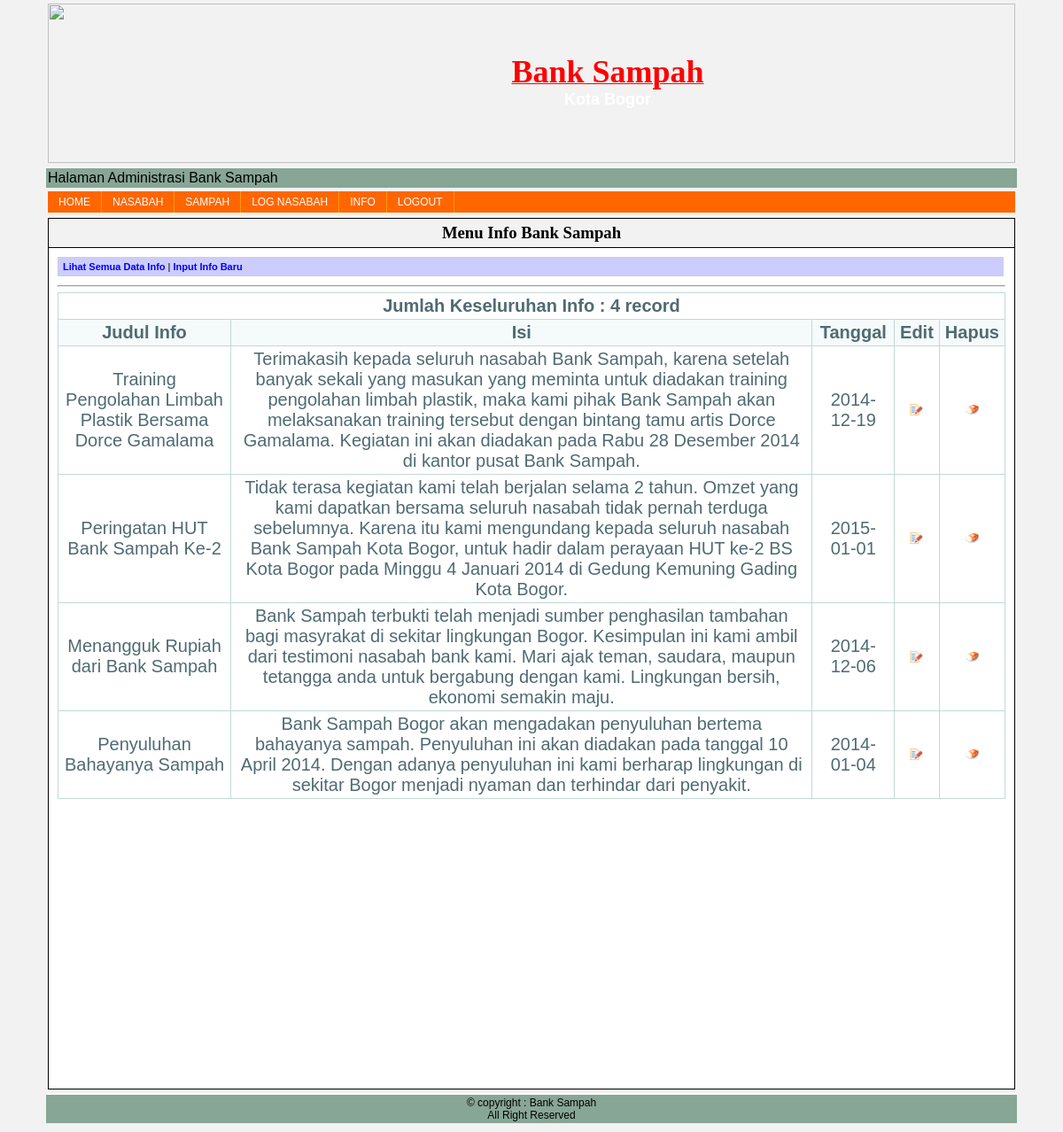
The page /admin/admin/index.php?page=info (signed in) on the database its author committed.
### tables this page shows
CREATE TABLE IF NOT EXISTS `infobsm` (
  `id_info` int(10) NOT NULL AUTO_INCREMENT,
  `judul_info` text NOT NULL,
  `isi` text NOT NULL,
  `tanggalinfo` date NOT NULL,
  PRIMARY KEY (`id_info`)
);

### admin/info/lihat_info.php (the view, shortened to what this page needs)
<?php
include "../info/link.php";
include "../include/koneksi_db.php";
$query=mysql_query("SELECT * FROM infobsm ORDER BY id_info", $konek);
$query2=mysql_query("SELECT * FROM infobsm");
$jumlah_info=mysql_num_rows($query2);
?>
<hr>
<table class="table-data" border=1 width=100% border=0 >
<tr><td class="td-data" colspan="7"><b>Jumlah Keseluruhan Info : <?php echo $jumlah_info; ?> record</b></td></tr>
<tr><td class="head-data">Judul Info</td><td class="head-data">Isi</td><td class="head-data">Tanggal</td><td class="head-data">Edit</td><td class="head-data">Hapus</td></tr>
<?php
while ($hasil=mysql_fetch_array($query)) {
echo "<tr><td class='td-data'>$hasil[judul_info]</td>
	  <td class='td-data'>$hasil[isi]</td>
	  <td class='td-data'>$hasil[tanggalinfo]</td>
	  <td class='td-data'><a href='?page=edit_info&id=$hasil[id_info]'><img class='img_link' src='../image/order_form_online_offer-512.png' width='15px' height='15px'></a></td>
	  <td class='td-data'><a href='?page=act_hapus_info&id=$hasil[id_info]' onclick='return confirm(\"Anda yakin ingin menghapus data info $hasil[judul_info] ?\")'><img class='img_link' src='../image/Delete-icon.png' width='15px' height='15px'></a></td></tr>";
}
?>
</table>

### admin/include/style.css (style rules this page uses)
body { background-color: #f2f2f2; color: black; margin-top: 0px; margin-left: 50px; margin-right: 50px; font-family: arial; font-size: 14px; }
a { text-decoration: none; color: blue; }
.table-data { width: 100%; padding: 0; margin: 0 auto 1.5em auto; border-top: 1px solid #C1DAD7; border-left: 1px solid #C1DAD7; border-collapse:collapse; font-size:18px; font-family: verdana,arial,sans-serif; color:#545454; }
.td-data { font: normal 20px "Trebuchet MS", Verdana, Arial, Helvetica, sans-serif; border-right: 1px solid #C1DAD7; border-bottom: 1px solid #C1DAD7; padding: 3px 6px 3px 6px; color: #4f6b72; width: auto; text-align: center; }
.head-data { font: normal 20px "Trebuchet MS", Verdana, Arial, Helvetica, sans-serif; border-right: 1px solid #C1DAD7; border-bottom: 1px solid #C1DAD7; padding: 3px 6px 3px 6px; color: #4f6b72; width: auto; text-align: center; background-color:#F5FAFA; font-weight: bold; }
.img_link { border: none; padding: 0px; }

### admin/admin/index.php (style rules this page uses)
body { background-image: url(../../Rental%20Mobil%20G.A.H/images/rentcar2.jpg); }

### rows shown on the page
infobsm: judul_info "Training Pengolahan Limbah Plastik Bersama Dorce Gamalama", isi "Terimakasih kepada seluruh nasabah Bank Sampah, karena setelah banyak sekali yang masukan yang meminta untuk diadakan training pengolahan limbah plastik, maka kami pihak Bank Sampah akan melaksanakan training tersebut dengan bintang tamu artis Dorce Gamalama. Kegiatan ini akan diadakan pada Rabu 28 Desember 2014 di kantor pusat Bank Sampah.", tanggalinfo "2014-12-19"
infobsm: judul_info "Peringatan HUT Bank Sampah Ke-2", isi "Tidak terasa kegiatan kami telah berjalan selama 2 tahun. Omzet yang kami dapatkan bersama seluruh nasabah tidak pernah terduga sebelumnya. Karena itu kami mengundang kepada seluruh nasabah Bank Sampah Kota Bogor, untuk hadir dalam perayaan HUT ke-2 BS Kota Bogor pada Minggu 4 Januari 2014 di Gedung Kemuning Gading Kota Bogor.", tanggalinfo "2015-01-01"
infobsm: judul_info "Menangguk Rupiah dari Bank Sampah", isi "Bank Sampah terbukti telah menjadi sumber penghasilan tambahan bagi masyrakat di sekitar lingkungan Bogor. Kesimpulan ini kami ambil dari testimoni nasabah bank kami. Mari ajak teman, saudara, maupun tetangga anda untuk bergabung dengan kami. Lingkungan bersih, ekonomi semakin maju.", tanggalinfo "2014-12-06"
infobsm: judul_info "Penyuluhan Bahayanya Sampah", isi "Bank Sampah Bogor akan mengadakan penyuluhan bertema bahayanya sampah. Penyuluhan ini akan diadakan pada tanggal 10 April 2014. Dengan adanya penyuluhan ini kami berharap lingkungan di sekitar Bogor menjadi nyaman dan terhindar dari penyakit.", tanggalinfo "2014-01-04"

### other values the page prints
$j "Menu Info Bank Sampah"
$jumlah_info "4"
